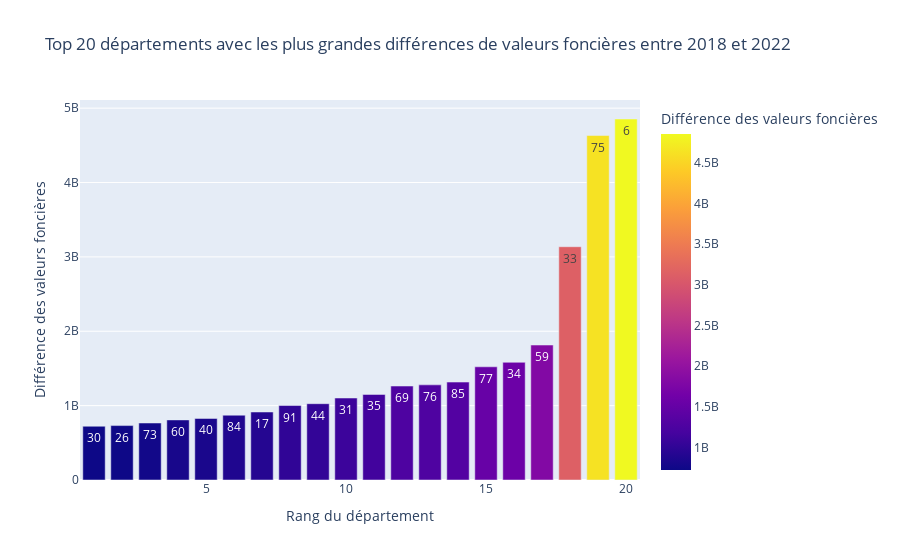

Source (notebook cell):
### Markdown cell above
#### DataViz n°1 : fdsfds

### Code cell
grouped_df_2018 = df_2018.groupby('code_departement')['valeur_fonciere'].sum().reset_index()
grouped_df_2022 = df_2022.groupby('code_departement')['valeur_fonciere'].sum().reset_index()
merged_df = pd.merge(grouped_df_2018, grouped_df_2022, on='code_departement', suffixes=('_2018', '_2022'))
merged_df['difference'] = merged_df['valeur_fonciere_2022'] - merged_df['valeur_fonciere_2018']
top20_diff_df = merged_df.sort_values('difference', ascending=False).head(20)
top20_diff_df = top20_diff_df.sort_values('difference', ascending=True)
top20_diff_df['x_axis_order'] = range(1, len(top20_diff_df) + 1)
fig = px.bar(top20_diff_df, x='x_axis_order', y='difference', 
             color='difference', 
             labels={'difference':'Différence des valeurs foncières', 
                     'x_axis_order':'Rang du département'},
             hover_data=['code_departement'],
             title="Top 20 départements avec les plus grandes différences de valeurs foncières entre 2018 et 2022")
fig.update_traces(text=top20_diff_df['code_departement'], textposition='inside')

fig.show()

### Figure 1 — Plotly figure (JSON) as saved in the notebook; plotly's stock layout.template omitted (floating-point values rounded to 4 significant figures)
{"data": [{"alignmentgroup": "True", "customdata": [[30], [26], [73], [60], [40], [84], [17], [91], [44], [31], [35], [69], [76], [85], [77], [34], [59], [33], [75], [6]], "hovertemplate": "Rang du département=%{x}<br>Différence des valeurs foncières=%{marker.color}<br>code_departement=%{customdata[0]}<extra></extra>", "legendgroup": "", "marker": {"color": [722900000.0, 731800000.0, 766300000.0, 807900000.0, 827600000.0, 871400000.0, 914400000.0, 1001000000.0, 1026000000.0, 1102000000.0, 1150000000.0, 1263000000.0, 1279000000.0, 1317000000.0, 1522000000.0, 1583000000.0, 1815000000.0, 3137000000.0, 4632000000.0, 4854000000.0], "coloraxis": "coloraxis", "pattern": {"shape": ""}}, "name": "", "offsetgroup": "", "orientation": "v", "showlegend": false, "text": [30, 26, 73, 60, 40, 84, 17, 91, 44, 31, 35, 69, 76, 85, 77, 34, 59, 33, 75, 6], "textposition": "inside", "type": "bar", "x": [1, 2, 3, 4, 5, 6, 7, 8, 9, 10, 11, 12, 13, 14, 15, 16, 17, 18, 19, 20], "xaxis": "x", "y": [722900000.0, 731800000.0, 766300000.0, 807900000.0, 827600000.0, 871400000.0, 914400000.0, 1001000000.0, 1026000000.0, 1102000000.0, 1150000000.0, 1263000000.0, 1279000000.0, 1317000000.0, 1522000000.0, 1583000000.0, 1815000000.0, 3137000000.0, 4632000000.0, 4854000000.0], "yaxis": "y"}], "layout": {"barmode": "relative", "coloraxis": {"colorbar": {"title": {"text": "Différence des valeurs foncières"}}, "colorscale": [[0, "#0d0887"], [0.1111, "#46039f"], [0.2222, "#7201a8"], [0.3333, "#9c179e"], [0.4444, "#bd3786"], [0.5556, "#d8576b"], [0.6667, "#ed7953"], [0.7778, "#fb9f3a"], [0.8889, "#fdca26"], [1, "#f0f921"]]}, "legend": {"tracegroupgap": 0}, "title": {"text": "Top 20 départements avec les plus grandes différences de valeurs foncières entre 2018 et 2022"}, "xaxis": {"anchor": "y", "domain": [0, 1], "title": {"text": "Rang du département"}}, "yaxis": {"anchor": "x", "domain": [0, 1], "title": {"text": "Différence des valeurs foncières"}}}}
